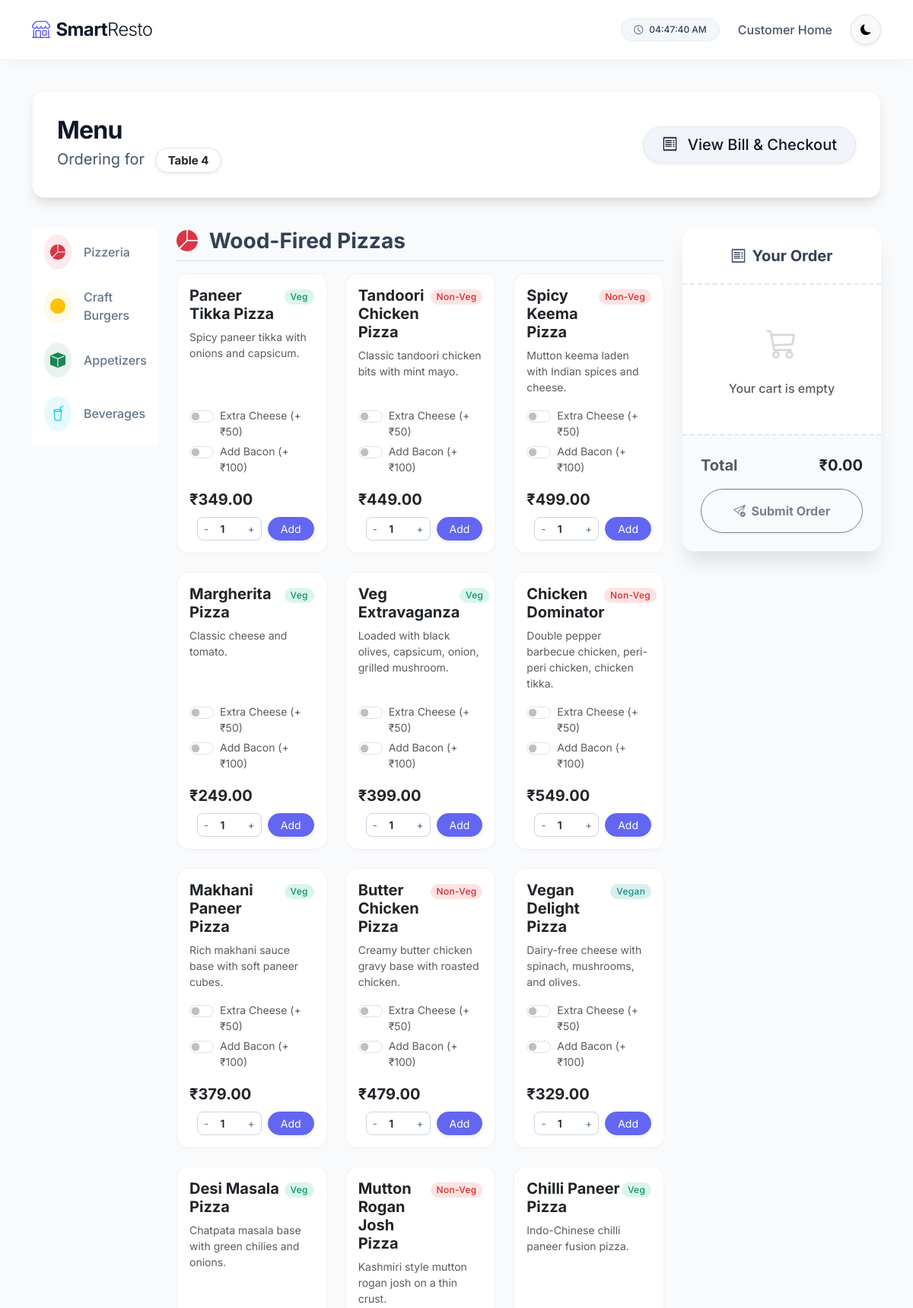
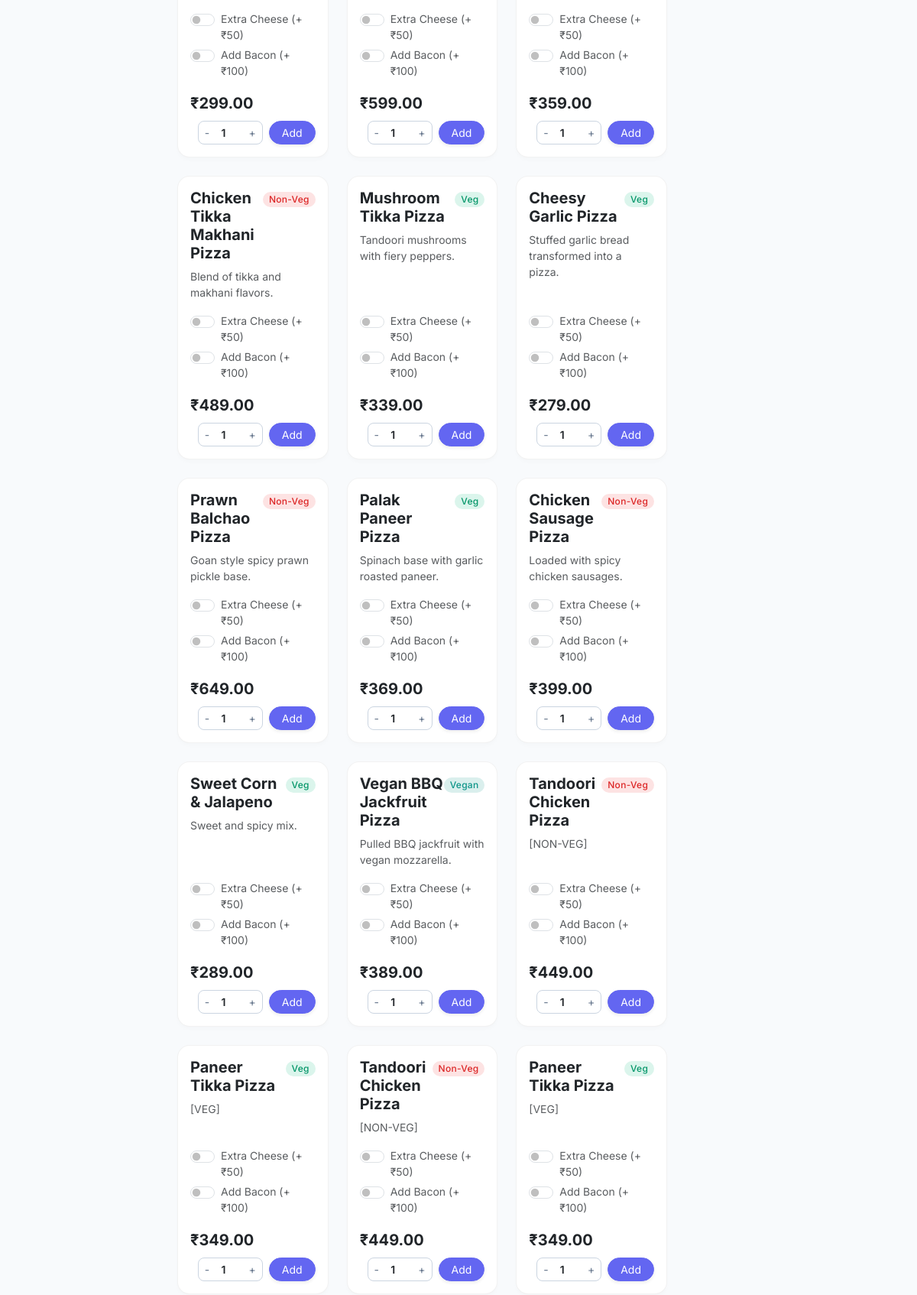
Page /menu/4/ (upper part) on the committed database (2 pictures, top to bottom).
### restaurant/models.py (models this page shows, shortened)
class RestaurantTable(models.Model):
    table_number = models.IntegerField(unique=True)
    is_occupied = models.BooleanField(default=False)

class MenuItem(models.Model):
    ITEM_TYPES = [
        ('VEG', 'Vegetarian'),
        ('NON_VEG', 'Non-Vegetarian'),
        ('VEGAN', 'Vegan'),
    ]
    name = models.CharField(max_length=100)
    price = models.DecimalField(max_digits=8, decimal_places=2)
    item_type = models.CharField(max_length=20, choices=ITEM_TYPES)
    description = models.TextField(blank=True)

### restaurant/views.py (the view)
# urls.py: path('menu/<int:table_id>/', views.menu_view, name='menu_page'),
def menu_view(request, table_id):
    table = get_object_or_404(RestaurantTable, table_number=table_id)
    from restaurant.models import MenuItem # Local import to avoid cyclic issues at top if any
    items = MenuItem.objects.all()
    pizzas = [item for item in items if 'Pizza' in item.name or 'Extravaganza' in item.name or 'Dominator' in item.name or 'Sweet Corn' in item.name]
    burgers = [item for item in items if 'Burger' in item.name or 'Mac' in item.name]
    sides = [item for item in items if 'Fries' in item.name or 'Wings' in item.name or 'Bread' in item.name or 'Kebab' in item.name or 'Rings' in item.name or 'Poppers' in item.name or 'Nuggets' in item.name or 'Samosa' in item.name or 'Wedges' in item.name or 'Skewers' in item.name]
    beverages = [item for item in items if item not in pizzas and item not in burgers and item not in sides]
    veg_items = items.filter(item_type='VEG')
    non_veg_items = items.filter(item_type='NON_VEG')
    vegan_items = items.filter(item_type='VEGAN')
    return render(request, 'restaurant/menu.html', {
        'table': table,
        'pizzas': pizzas,
        'burgers': burgers,
        'sides': sides,
        'beverages': beverages,
        'veg_items': veg_items,
        'non_veg_items': non_veg_items,
        'vegan_items': vegan_items
    })

### restaurant/templates/restaurant/menu.html (shortened to what this page needs)
{% extends 'restaurant/base.html' %}
{% block content %}
<div class="toast-container position-fixed top-0 end-0 p-4 mt-5" style="z-index: 1060;">
</div>
<div class="menu-header d-flex flex-column flex-md-row justify-content-between align-items-md-center sticky-top"
    style="top: 1rem; z-index: 1040;">
    <div class="mb-3 mb-md-0">
        <h2 class="fw-bolder mb-1" style="letter-spacing: -0.025em;">Menu</h2>
        <p class="menu-subtitle mb-0 mt-1 fs-5">Ordering for <span
                class="badge bg-white text-dark ms-2 rounded-pill px-3 py-2 shadow-sm border">Table {{table.table_number}}</span></p>
    </div>
    <div>
        <a href="{% url 'payment_page' table.table_number %}"
            class="btn menu-header-btn btn-lg rounded-pill shadow-sm fw-medium px-4"
            onclick="showGlobalSpinner('Generating Bill...')">
            <i class="bi bi-receipt me-2"></i> View Bill & Checkout
        </a>
    </div>
</div>
<div class="row">
    <div class="col-lg-2 mb-4">
        <div class="sticky-top bg-white rounded" style="top: 100px; z-index: 1030;">
            <div
                class="list-group list-group-horizontal-lg flex-lg-column nav-pills-custom overflow-auto mobile-scroll-nav pb-1">
                <a href="#pizzas" class="list-group-item list-group-item-action d-flex align-items-center">
                    <div class="rounded-circle bg-danger bg-opacity-10 p-2 me-3 d-none d-lg-block"><i
                            class="bi bi-pie-chart-fill text-danger fs-5"></i></div> Pizzeria
                </a>
                <a href="#burgers" class="list-group-item list-group-item-action d-flex align-items-center">
                    <div class="rounded-circle bg-warning bg-opacity-10 p-2 me-3 d-none d-lg-block"><i
                            class="bi bi-circle-fill text-warning fs-5"></i></div> Craft Burgers
                </a>
                <a href="#sides" class="list-group-item list-group-item-action d-flex align-items-center">
                    <div class="rounded-circle bg-success bg-opacity-10 p-2 me-3 d-none d-lg-block"><i
                            class="bi bi-box-fill text-success fs-5"></i></div> Appetizers
                </a>
                <a href="#beverages" class="list-group-item list-group-item-action d-flex align-items-center">
                    <div class="rounded-circle bg-info bg-opacity-10 p-2 me-3 d-none d-lg-block"><i
                            class="bi bi-cup-straw text-info fs-5"></i></div> Beverages
                </a>
            </div>
        </div>
    </div>
    <div class="col-lg-7 mb-4">
        {% if pizzas %}
        <div id="pizzas" class="mb-5">
            <h3 class="fw-bold mb-3 border-bottom pb-2"><i class="bi bi-pie-chart-fill text-danger me-2"></i> Wood-Fired
                Pizzas</h3>
            <div class="row row-cols-1 row-cols-md-2 row-cols-xl-3 g-4">
                {% for item in pizzas %}
                <div class="col">
                    <div class="card h-100 item-card">
                        <div class="card-body d-flex flex-column">
                            <div class="d-flex justify-content-between align-items-start mb-2">
                                <h5 class="card-title fw-bold text-dark mb-0">{{ item.name }}</h5>
                                <div>
                                    {% if item.item_type == 'VEG' %}<span
                                        class="badge badge-custom badge-veg">Veg</span>
                                    {% elif item.item_type == 'NON_VEG' %}<span
                                        class="badge badge-custom badge-nonveg">Non-Veg</span>
                                    {% else %}<span class="badge badge-custom badge-vegan">Vegan</span>{% endif %}
                                </div>
                            </div>
                            <p class="card-text text-muted small flex-grow-1">{{ item.description }}</p>
                            <div class="form-check form-switch mb-1">
                                <input class="form-check-input cheese-switch" type="checkbox" id="cheese_{{ item.id }}">
                                <label class="form-check-label small text-muted" for="cheese_{{ item.id }}">Extra Cheese
                                    (+₹50)</label>
                            </div>
                            <div class="form-check form-switch mb-3">
                                <input class="form-check-input bacon-switch" type="checkbox" id="bacon_{{ item.id }}">
                                <label class="form-check-label small text-muted" for="bacon_{{ item.id }}">Add Bacon
                                    (+₹100)</label>
                            </div>
                            <div class="mt-auto d-flex justify-content-between align-items-center flex-wrap gap-2">
                                <span class="fs-5 fw-bold text-dark">₹{{ item.price }}</span>
                                <div
                                    class="d-flex align-items-center flex-wrap gap-2 mt-2 mt-sm-0 w-100 justify-content-end">
                                    <div class="input-group input-group-sm input-group-seamless" style="width: 85px;">
                                        <button class="btn px-2" type="button"
                                            onclick="var inp = document.getElementById('qty_{{ item.id }}'); if(inp.value > 1) inp.value--;">-</button>
                                        <input type="number" class="form-control text-center px-0"
                                            id="qty_{{ item.id }}" value="1" min="1" readonly>
                                        <button class="btn px-2" type="button"
                                            onclick="document.getElementById('qty_{{ item.id }}').value++;">+</button>
                                    </div>
                                    <button class="btn btn-primary-pill btn-sm rounded-pill px-3 order-btn shadow-sm"
                                        data-id="{{ item.id }}" data-name="{{ item.name }}"
                                        data-price="{{ item.price }}" data-type="{{ item.item_type }}">
                                        Add
                                    </button>
                                </div>
                            </div>
                        </div>
                    </div>
                </div>
                {% endfor %}
            </div>
        </div>
        {% endif %}
    </div>
    <div class="col-lg-3">
        <div class="sticky-top" style="top: 100px; z-index: 1020;">
            <div class="cart-receipt">
                <div class="cart-receipt-header text-center">
                    <h5 class="fw-bolder mb-0"><i class="bi bi-receipt me-2"></i>Your Order</h5>
                </div>
                <div class="card-body p-0">
                    <ul id="cartItemsList" class="list-group list-group-flush"
                        style="max-height: 400px; overflow-y: auto;">
                        <li class="list-group-item text-center text-muted py-5" id="emptyCartMsg"
                            style="background: transparent;">
                            <i class="bi bi-cart3 fs-1 opacity-25 mb-3 d-block"></i>
                            <span class="fw-medium">Your cart is empty</span>
                        </li>
                    </ul>
                </div>
                <div class="cart-receipt-footer">
                    <div class="d-flex justify-content-between align-items-center fw-bolder mb-3 fs-5">
                        <span class="text-muted">Total</span>
                        <span id="cartTotalDisplay" class="text-dark">₹0.00</span>
                    </div>
                    <button class="btn btn-primary-pill w-100 fw-bold py-3 shadow-sm rounded-pill" id="submitOrderBtn"
                        disabled>
                        <i class="bi bi-send-check me-1"></i> Submit Order
                    </button>
                </div>
            </div>
        </div>
    </div>
</div>
{% endblock %}

### restaurant/templates/restaurant/base.html (style rules this page uses)
body { font-family: 'Inter', sans-serif; background-color: #f8fafc; color: #334155; }
html { scroll-behavior: smooth; }

### restaurant/templates/restaurant/menu.html (style rules this page uses)
.menu-header { background: #ffffff; color: #0f172a; padding: 2rem; margin-bottom: 2.5rem; border-radius: 1rem; box-shadow: 0 10px 15px -3px rgba(0, 0, 0, 0.1), 0 4px 6px -2px rgba(0, 0, 0, 0.05); border: 1px solid rgba(0, 0, 0, 0.05); transition: all 0.3s ease; }
.menu-subtitle { color: #475569; }
.menu-header-btn { background: #f1f5f9; color: #0f172a; border: 1px solid #e2e8f0; transition: all 0.3s; }
.item-card { border: 1px solid rgba(0, 0, 0, 0.05); border-radius: 1rem; background: #ffffff; box-shadow: 0 4px 6px -1px rgba(0, 0, 0, 0.02); transition: transform 0.2s ease, box-shadow 0.2s ease; display: flex; flex-direction: column; }
.badge-custom { padding: 0.35em 0.65em; border-radius: 2rem; font-weight: 500; font-size: 0.75rem; letter-spacing: 0.025em; }
.badge-veg { background-color: rgba(16, 185, 129, 0.15); color: #059669; }
.badge-nonveg { background-color: rgba(239, 68, 68, 0.15); color: #dc2626; }
.badge-vegan { background-color: rgba(13, 148, 136, 0.15); color: #0d9488; }
.nav-pills-custom .list-group-item { border: none; border-radius: 0.75rem; margin-bottom: 0.5rem; font-weight: 500; color: #64748b; background: transparent; transition: all 0.2s ease; }
.input-group-seamless { border: 1px solid #cbd5e1; border-radius: 0.5rem; overflow: hidden; background: #ffffff; }
.input-group-seamless .btn { border: none; background: transparent; color: #64748b; }
.input-group-seamless input { border: none; box-shadow: none; font-weight: 600; background: transparent !important; color: inherit !important; }
.cart-receipt { background: #ffffff; border-radius: 1rem; border: none; box-shadow: 0 20px 25px -5px rgba(0, 0, 0, 0.1); overflow: hidden; }
.cart-receipt-header { background: transparent; border-bottom: 2px dashed #e2e8f0; padding: 1.5rem; }
.cart-receipt-footer { background: #f8fafc; border-top: 2px dashed #e2e8f0; padding: 1.5rem; }
.mobile-scroll-nav { -ms-overflow-style: none; scrollbar-width: none; }
.btn-primary-pill { background-color: #6366f1; border-color: #6366f1; color: #ffffff; transition: all 0.2s; }

### rows in the picture
RestaurantTable: table_number "4"
MenuItem: name "Paneer Tikka Pizza", item_type "Veg", description "Spicy paneer tikka with onions and capsicum.", price "349.00"
MenuItem: name "Tandoori Chicken Pizza", item_type "Non-Veg", description "Classic tandoori chicken bits with mint mayo.", price "449.00"
MenuItem: name "Spicy Keema Pizza", item_type "Non-Veg", description "Mutton keema laden with Indian spices and cheese.", price "499.00"
MenuItem: name "Margherita Pizza", item_type "Veg", description "Classic cheese and tomato.", price "249.00"
MenuItem: name "Veg Extravaganza", item_type "Veg", description "Loaded with black olives, capsicum, onion, grilled mushroom.", price "399.00"
MenuItem: name "Chicken Dominator", item_type "Non-Veg", description "Double pepper barbecue chicken, peri-peri chicken, chicken tikka.", price "549.00"
MenuItem: name "Makhani Paneer Pizza", item_type "Veg", description "Rich makhani sauce base with soft paneer cubes.", price "379.00"
MenuItem: name "Butter Chicken Pizza", item_type "Non-Veg", description "Creamy butter chicken gravy base with roasted chicken.", price "479.00"
MenuItem: name "Vegan Delight Pizza", item_type "Vegan", description "Dairy-free cheese with spinach, mushrooms, and olives.", price "329.00"
MenuItem: name "Desi Masala Pizza", item_type "Veg", description "Chatpata masala base with green chilies and onions.", price "299.00"
MenuItem: name "Mutton Rogan Josh Pizza", item_type "Non-Veg", description "Kashmiri style mutton rogan josh on a thin crust.", price "599.00"
MenuItem: name "Chilli Paneer Pizza", item_type "Veg", description "Indo-Chinese chilli paneer fusion pizza.", price "359.00"
MenuItem: name "Chicken Tikka Makhani Pizza", item_type "Non-Veg", description "Blend of tikka and makhani flavors.", price "489.00"
MenuItem: name "Mushroom Tikka Pizza", item_type "Veg", description "Tandoori mushrooms with fiery peppers.", price "339.00"
MenuItem: name "Cheesy Garlic Pizza", item_type "Veg", description "Stuffed garlic bread transformed into a pizza.", price "279.00"
MenuItem: name "Prawn Balchao Pizza", item_type "Non-Veg", description "Goan style spicy prawn pickle base.", price "649.00"
MenuItem: name "Palak Paneer Pizza", item_type "Veg", description "Spinach base with garlic roasted paneer.", price "369.00"
MenuItem: name "Chicken Sausage Pizza", item_type "Non-Veg", description "Loaded with spicy chicken sausages.", price "399.00"
MenuItem: name "Sweet Corn & Jalapeno", item_type "Veg", description "Sweet and spicy mix.", price "289.00"
MenuItem: name "Vegan BBQ Jackfruit Pizza", item_type "Vegan", description "Pulled BBQ jackfruit with vegan mozzarella.", price "389.00"
MenuItem: name "Tandoori Chicken Pizza", item_type "Non-Veg", description "[NON-VEG]", price "449.00"
MenuItem: name "Paneer Tikka Pizza", item_type "Veg", description "[VEG]", price "349.00"
MenuItem: name "Tandoori Chicken Pizza", item_type "Non-Veg", description "[NON-VEG]", price "449.00"
MenuItem: name "Paneer Tikka Pizza", item_type "Veg", description "[VEG]", price "349.00"
